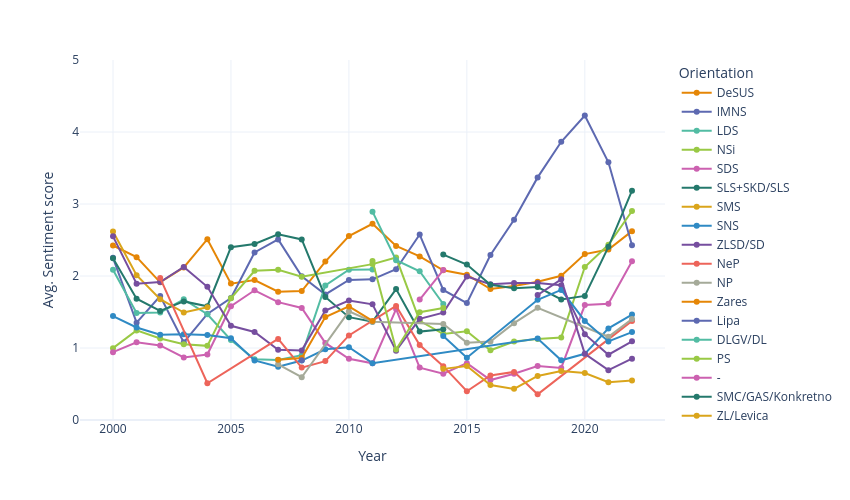

The notebook cell this image was saved under:
### Code cell
fig=px.line(party_sent, x="Year", y="Senti_n", color="Parties", markers=True, 
            color_discrete_sequence=px.colors.qualitative.Vivid)
fig.update_layout(
    height=500,  
    width=850,
    yaxis=dict(range=[0, 5]),

    yaxis_title='Avg. Sentiment score',
    legend_title='Orientation',
    template='plotly_white',
)

fig.show()

### Figure 1 — Plotly figure (JSON) as saved in the notebook; plotly's stock layout.template omitted (floating-point values rounded to 4 significant figures)
{"data": [{"hovertemplate": "Parties=DeSUS<br>Year=%{x}<br>Senti_n=%{y}<extra></extra>", "legendgroup": "DeSUS", "line": {"color": "rgb(229, 134, 6)", "dash": "solid"}, "marker": {"symbol": "circle"}, "mode": "lines+markers", "name": "DeSUS", "orientation": "v", "showlegend": true, "type": "scatter", "x": [2000, 2001, 2002, 2003, 2004, 2005, 2006, 2007, 2008, 2009, 2010, 2011, 2012, 2013, 2014, 2015, 2016, 2017, 2018, 2019, 2020, 2021, 2022], "xaxis": "x", "y": [2.424, 2.262, 1.912, 2.119, 2.511, 1.894, 1.945, 1.782, 1.79, 2.201, 2.554, 2.725, 2.417, 2.272, 2.078, 2.018, 1.82, 1.862, 1.92, 2.003, 2.304, 2.368, 2.623], "yaxis": "y"}, {"hovertemplate": "Parties=IMNS<br>Year=%{x}<br>Senti_n=%{y}<extra></extra>", "legendgroup": "IMNS", "line": {"color": "rgb(93, 105, 177)", "dash": "solid"}, "marker": {"symbol": "circle"}, "mode": "lines+markers", "name": "IMNS", "orientation": "v", "showlegend": true, "type": "scatter", "x": [2000, 2001, 2002, 2003, 2004, 2005, 2006, 2007, 2008, 2009, 2010, 2011, 2012, 2013, 2014, 2015, 2016, 2017, 2018, 2019, 2020, 2021, 2022], "xaxis": "x", "y": [2.252, 1.352, 1.722, 1.078, 1.473, 1.694, 2.327, 2.508, 1.996, 1.744, 1.945, 1.954, 2.093, 2.576, 1.807, 1.624, 2.291, 2.781, 3.37, 3.864, 4.229, 3.579, 2.428], "yaxis": "y"}, {"hovertemplate": "Parties=LDS<br>Year=%{x}<br>Senti_n=%{y}<extra></extra>", "legendgroup": "LDS", "line": {"color": "rgb(82, 188, 163)", "dash": "solid"}, "marker": {"symbol": "circle"}, "mode": "lines+markers", "name": "LDS", "orientation": "v", "showlegend": true, "type": "scatter", "x": [2000, 2001, 2002, 2003, 2004, 2005, 2006, 2007, 2008, 2009, 2010, 2011], "xaxis": "x", "y": [2.085, 1.487, 1.495, 1.675, 1.469, 1.111, 0.8422, 0.8327, 0.9009, 1.868, 2.088, 2.091], "yaxis": "y"}, {"hovertemplate": "Parties=NSi<br>Year=%{x}<br>Senti_n=%{y}<extra></extra>", "legendgroup": "NSi", "line": {"color": "rgb(153, 201, 69)", "dash": "solid"}, "marker": {"symbol": "circle"}, "mode": "lines+markers", "name": "NSi", "orientation": "v", "showlegend": true, "type": "scatter", "x": [2000, 2001, 2002, 2003, 2004, 2005, 2006, 2007, 2008, 2011, 2012, 2013, 2014, 2015, 2016, 2017, 2018, 2019, 2020, 2021, 2022], "xaxis": "x", "y": [0.9978, 1.244, 1.133, 1.052, 1.03, 1.691, 2.072, 2.086, 1.99, 2.165, 2.256, 1.378, 1.194, 1.234, 0.9684, 1.09, 1.126, 1.147, 2.125, 2.433, 2.903], "yaxis": "y"}, {"hovertemplate": "Parties=SDS<br>Year=%{x}<br>Senti_n=%{y}<extra></extra>", "legendgroup": "SDS", "line": {"color": "rgb(204, 97, 176)", "dash": "solid"}, "marker": {"symbol": "circle"}, "mode": "lines+markers", "name": "SDS", "orientation": "v", "showlegend": true, "type": "scatter", "x": [2000, 2001, 2002, 2003, 2004, 2005, 2006, 2007, 2008, 2009, 2010, 2011, 2012, 2013, 2014, 2015, 2016, 2017, 2018, 2019, 2020, 2021, 2022], "xaxis": "x", "y": [0.9426, 1.08, 1.036, 0.8689, 0.9094, 1.58, 1.802, 1.637, 1.556, 1.071, 0.8512, 0.7881, 1.54, 0.7278, 0.6425, 0.7895, 0.5548, 0.6417, 0.7485, 0.7235, 1.597, 1.615, 2.204], "yaxis": "y"}, {"hovertemplate": "Parties=SLS+SKD/SLS<br>Year=%{x}<br>Senti_n=%{y}<extra></extra>", "legendgroup": "SLS+SKD/SLS", "line": {"color": "rgb(36, 121, 108)", "dash": "solid"}, "marker": {"symbol": "circle"}, "mode": "lines+markers", "name": "SLS+SKD/SLS", "orientation": "v", "showlegend": true, "type": "scatter", "x": [2000, 2001, 2002, 2003, 2004, 2005, 2006, 2007, 2008, 2009, 2010, 2011, 2012, 2013, 2014], "xaxis": "x", "y": [2.247, 1.685, 1.514, 1.647, 1.58, 2.4, 2.446, 2.579, 2.508, 1.709, 1.429, 1.366, 1.819, 1.228, 1.261], "yaxis": "y"}, {"hovertemplate": "Parties=SMS<br>Year=%{x}<br>Senti_n=%{y}<extra></extra>", "legendgroup": "SMS", "line": {"color": "rgb(218, 165, 27)", "dash": "solid"}, "marker": {"symbol": "circle"}, "mode": "lines+markers", "name": "SMS", "orientation": "v", "showlegend": true, "type": "scatter", "x": [2000, 2001, 2002, 2003, 2004], "xaxis": "x", "y": [2.617, 2.011, 1.678, 1.493, 1.567], "yaxis": "y"}, {"hovertemplate": "Parties=SNS<br>Year=%{x}<br>Senti_n=%{y}<extra></extra>", "legendgroup": "SNS", "line": {"color": "rgb(47, 138, 196)", "dash": "solid"}, "marker": {"symbol": "circle"}, "mode": "lines+markers", "name": "SNS", "orientation": "v", "showlegend": true, "type": "scatter", "x": [2000, 2001, 2002, 2003, 2004, 2005, 2006, 2007, 2008, 2009, 2010, 2011, 2018, 2019, 2020, 2021, 2022], "xaxis": "x", "y": [1.444, 1.285, 1.185, 1.19, 1.181, 1.135, 0.8269, 0.741, 0.8259, 0.9828, 1.01, 0.789, 1.131, 0.8293, 0.9193, 1.272, 1.464], "yaxis": "y"}, {"hovertemplate": "Parties=ZLSD/SD<br>Year=%{x}<br>Senti_n=%{y}<extra></extra>", "legendgroup": "ZLSD/SD", "line": {"color": "rgb(118, 78, 159)", "dash": "solid"}, "marker": {"symbol": "circle"}, "mode": "lines+markers", "name": "ZLSD/SD", "orientation": "v", "showlegend": true, "type": "scatter", "x": [2000, 2001, 2002, 2003, 2004, 2005, 2006, 2007, 2008, 2009, 2010, 2011, 2012, 2013, 2014, 2015, 2016, 2017, 2018, 2019, 2020, 2021, 2022], "xaxis": "x", "y": [2.551, 1.892, 1.917, 2.125, 1.85, 1.308, 1.223, 0.9746, 0.9669, 1.521, 1.66, 1.606, 0.9635, 1.405, 1.491, 1.993, 1.886, 1.904, 1.904, 1.873, 1.193, 0.9069, 1.092], "yaxis": "y"}, {"hovertemplate": "Parties=NeP<br>Year=%{x}<br>Senti_n=%{y}<extra></extra>", "legendgroup": "NeP", "line": {"color": "rgb(237, 100, 90)", "dash": "solid"}, "marker": {"symbol": "circle"}, "mode": "lines+markers", "name": "NeP", "orientation": "v", "showlegend": true, "type": "scatter", "x": [2002, 2004, 2007, 2008, 2009, 2010, 2012, 2013, 2014, 2015, 2016, 2017, 2018, 2022], "xaxis": "x", "y": [1.971, 0.51, 1.127, 0.7278, 0.8182, 1.175, 1.583, 1.04, 0.7475, 0.3992, 0.6181, 0.6681, 0.3567, 1.376], "yaxis": "y"}, {"hovertemplate": "Parties=NP<br>Year=%{x}<br>Senti_n=%{y}<extra></extra>", "legendgroup": "NP", "line": {"color": "rgb(165, 170, 153)", "dash": "solid"}, "marker": {"symbol": "circle"}, "mode": "lines+markers", "name": "NP", "orientation": "v", "showlegend": true, "type": "scatter", "x": [2007, 2008, 2010, 2011, 2014, 2015, 2016, 2017, 2018, 2021, 2022], "xaxis": "x", "y": [0.7741, 0.5937, 1.509, 1.366, 1.332, 1.074, 1.091, 1.345, 1.558, 1.156, 1.401], "yaxis": "y"}, {"hovertemplate": "Parties=Zares<br>Year=%{x}<br>Senti_n=%{y}<extra></extra>", "legendgroup": "Zares", "line": {"color": "rgb(229, 134, 6)", "dash": "solid"}, "marker": {"symbol": "circle"}, "mode": "lines+markers", "name": "Zares", "orientation": "v", "showlegend": true, "type": "scatter", "x": [2007, 2008, 2009, 2010, 2011], "xaxis": "x", "y": [0.8379, 0.861, 1.43, 1.578, 1.376], "yaxis": "y"}, {"hovertemplate": "Parties=Lipa<br>Year=%{x}<br>Senti_n=%{y}<extra></extra>", "legendgroup": "Lipa", "line": {"color": "rgb(93, 105, 177)", "dash": "solid"}, "marker": {"symbol": "circle"}, "mode": "lines+markers", "name": "Lipa", "orientation": "v", "showlegend": true, "type": "scatter", "x": [2008], "xaxis": "x", "y": [0.8288], "yaxis": "y"}, {"hovertemplate": "Parties=DLGV/DL<br>Year=%{x}<br>Senti_n=%{y}<extra></extra>", "legendgroup": "DLGV/DL", "line": {"color": "rgb(82, 188, 163)", "dash": "solid"}, "marker": {"symbol": "circle"}, "mode": "lines+markers", "name": "DLGV/DL", "orientation": "v", "showlegend": true, "type": "scatter", "x": [2011, 2012, 2013, 2014], "xaxis": "x", "y": [2.894, 2.219, 2.066, 1.611], "yaxis": "y"}, {"hovertemplate": "Parties=PS<br>Year=%{x}<br>Senti_n=%{y}<extra></extra>", "legendgroup": "PS", "line": {"color": "rgb(153, 201, 69)", "dash": "solid"}, "marker": {"symbol": "circle"}, "mode": "lines+markers", "name": "PS", "orientation": "v", "showlegend": true, "type": "scatter", "x": [2011, 2012, 2013, 2014], "xaxis": "x", "y": [2.209, 0.9789, 1.496, 1.555], "yaxis": "y"}, {"hovertemplate": "Parties=-<br>Year=%{x}<br>Senti_n=%{y}<extra></extra>", "legendgroup": "-", "line": {"color": "rgb(204, 97, 176)", "dash": "solid"}, "marker": {"symbol": "circle"}, "mode": "lines+markers", "name": "-", "orientation": "v", "showlegend": true, "type": "scatter", "x": [2013, 2014], "xaxis": "x", "y": [1.673, 2.083], "yaxis": "y"}, {"hovertemplate": "Parties=SMC/GAS/Konkretno<br>Year=%{x}<br>Senti_n=%{y}<extra></extra>", "legendgroup": "SMC/GAS/Konkretno", "line": {"color": "rgb(36, 121, 108)", "dash": "solid"}, "marker": {"symbol": "circle"}, "mode": "lines+markers", "name": "SMC/GAS/Konkretno", "orientation": "v", "showlegend": true, "type": "scatter", "x": [2014, 2015, 2016, 2017, 2018, 2019, 2020, 2021, 2022], "xaxis": "x", "y": [2.297, 2.158, 1.879, 1.831, 1.846, 1.675, 1.724, 2.405, 3.185], "yaxis": "y"}, {"hovertemplate": "Parties=ZL/Levica<br>Year=%{x}<br>Senti_n=%{y}<extra></extra>", "legendgroup": "ZL/Levica", "line": {"color": "rgb(218, 165, 27)", "dash": "solid"}, "marker": {"symbol": "circle"}, "mode": "lines+markers", "name": "ZL/Levica", "orientation": "v", "showlegend": true, "type": "scatter", "x": [2014, 2015, 2016, 2017, 2018, 2019, 2020, 2021, 2022], "xaxis": "x", "y": [0.7101, 0.7501, 0.4852, 0.4324, 0.6112, 0.6806, 0.6535, 0.526, 0.5478], "yaxis": "y"}, {"hovertemplate": "Parties=ZaAB/ZaSLD/SAB<br>Year=%{x}<br>Senti_n=%{y}<extra></extra>", "legendgroup": "ZaAB/ZaSLD/SAB", "line": {"color": "rgb(47, 138, 196)", "dash": "solid"}, "marker": {"symbol": "circle"}, "mode": "lines+markers", "name": "ZaAB/ZaSLD/SAB", "orientation": "v", "showlegend": true, "type": "scatter", "x": [2014, 2015, 2018, 2019, 2020, 2021, 2022], "xaxis": "x", "y": [1.166, 0.8643, 1.669, 1.807, 1.376, 1.091, 1.221], "yaxis": "y"}, {"hovertemplate": "Parties=LMŠ<br>Year=%{x}<br>Senti_n=%{y}<extra></extra>", "legendgroup": "LMŠ", "line": {"color": "rgb(118, 78, 159)", "dash": "solid"}, "marker": {"symbol": "circle"}, "mode": "lines+markers", "name": "LMŠ", "orientation": "v", "showlegend": true, "type": "scatter", "x": [2018, 2019, 2020, 2021, 2022], "xaxis": "x", "y": [1.736, 1.953, 0.9187, 0.6924, 0.8517], "yaxis": "y"}], "layout": {"height": 500, "legend": {"title": {"text": "Orientation"}, "tracegroupgap": 0}, "margin": {"t": 60}, "width": 850, "xaxis": {"anchor": "y", "domain": [0, 1], "title": {"text": "Year"}}, "yaxis": {"anchor": "x", "domain": [0, 1], "range": [0, 5], "title": {"text": "Avg. Sentiment score"}}}}
